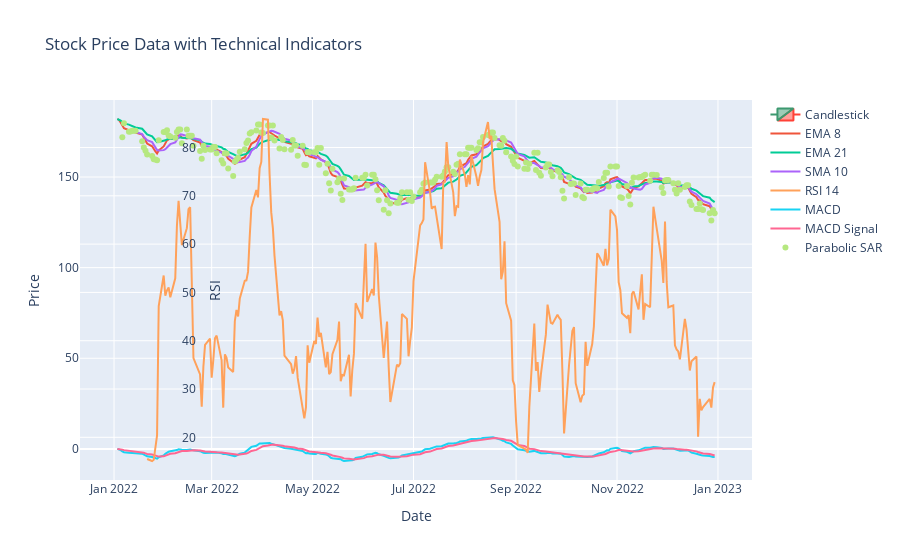

Here is the notebook cell this chart was saved with:
### Markdown cell above
# Create Custom Plots
Use Plotly to create interactive candlestick charts with overlaid technical indicators.

### Code cell
# Create Custom Plots

def plot_with_indicators(data):
    # Create a plotly figure
    fig = go.Figure()

    # Add candlestick chart
    fig.add_trace(go.Candlestick(x=data.index,
                                 open=data['Open'],
                                 high=data['High'],
                                 low=data['Low'],
                                 close=data['Close'],
                                 name='Candlestick'))

    # Add EMA lines
    fig.add_trace(go.Scatter(x=data.index, y=data['EMA_8'], mode='lines', name='EMA 8'))
    fig.add_trace(go.Scatter(x=data.index, y=data['EMA_21'], mode='lines', name='EMA 21'))

    # Add SMA line
    fig.add_trace(go.Scatter(x=data.index, y=data['SMA_10'], mode='lines', name='SMA 10'))

    # Add RSI line
    fig.add_trace(go.Scatter(x=data.index, y=data['RSI_14'], mode='lines', name='RSI 14', yaxis='y2'))

    # Add MACD lines
    fig.add_trace(go.Scatter(x=data.index, y=data['MACD'], mode='lines', name='MACD'))
    fig.add_trace(go.Scatter(x=data.index, y=data['MACD_Signal'], mode='lines', name='MACD Signal'))

    # Add Parabolic SAR
    fig.add_trace(go.Scatter(x=data.index, y=data['SAR'], mode='markers', name='Parabolic SAR'))

    # Update layout
    fig.update_layout(title='Stock Price Data with Technical Indicators',
                      xaxis_title='Date',
                      yaxis_title='Price',
                      xaxis_rangeslider_visible=False,
                      yaxis2=dict(title='RSI', overlaying='y', side='right', position=0.15))

    fig.show()

# Plot the stock data with technical indicators
plot_with_indicators(stock_data)

### Figure 1 — Plotly figure (JSON) as saved in the notebook; plotly's stock layout.template omitted (floating-point values rounded to 4 significant figures; data arrays with more than 128 entries replaced by an {"elided": "..."} marker saying what was removed)
{"data": [{"close": {"elided": "251x1 float values"}, "high": {"elided": "251x1 float values"}, "low": {"elided": "251x1 float values"}, "name": "Candlestick", "open": {"elided": "251x1 float values"}, "type": "candlestick", "x": {"elided": "251 str values"}}, {"mode": "lines", "name": "EMA 8", "type": "scatter", "x": {"elided": "251 str values"}, "y": {"elided": "251 float values"}}, {"mode": "lines", "name": "EMA 21", "type": "scatter", "x": {"elided": "251 str values"}, "y": {"elided": "251 float values"}}, {"mode": "lines", "name": "SMA 10", "type": "scatter", "x": {"elided": "251 str values"}, "y": {"elided": "251 float values"}}, {"mode": "lines", "name": "RSI 14", "type": "scatter", "x": {"elided": "251 str values"}, "y": {"elided": "251 float values"}, "yaxis": "y2"}, {"mode": "lines", "name": "MACD", "type": "scatter", "x": {"elided": "251 str values"}, "y": {"elided": "251 float values"}}, {"mode": "lines", "name": "MACD Signal", "type": "scatter", "x": {"elided": "251 str values"}, "y": {"elided": "251 float values"}}, {"mode": "markers", "name": "Parabolic SAR", "type": "scatter", "x": {"elided": "251 str values"}, "y": {"elided": "251 float values"}}], "layout": {"title": {"text": "Stock Price Data with Technical Indicators"}, "xaxis": {"rangeslider": {"visible": false}, "title": {"text": "Date"}}, "yaxis": {"title": {"text": "Price"}}, "yaxis2": {"overlaying": "y", "position": 0.15, "side": "right", "title": {"text": "RSI"}}}}
